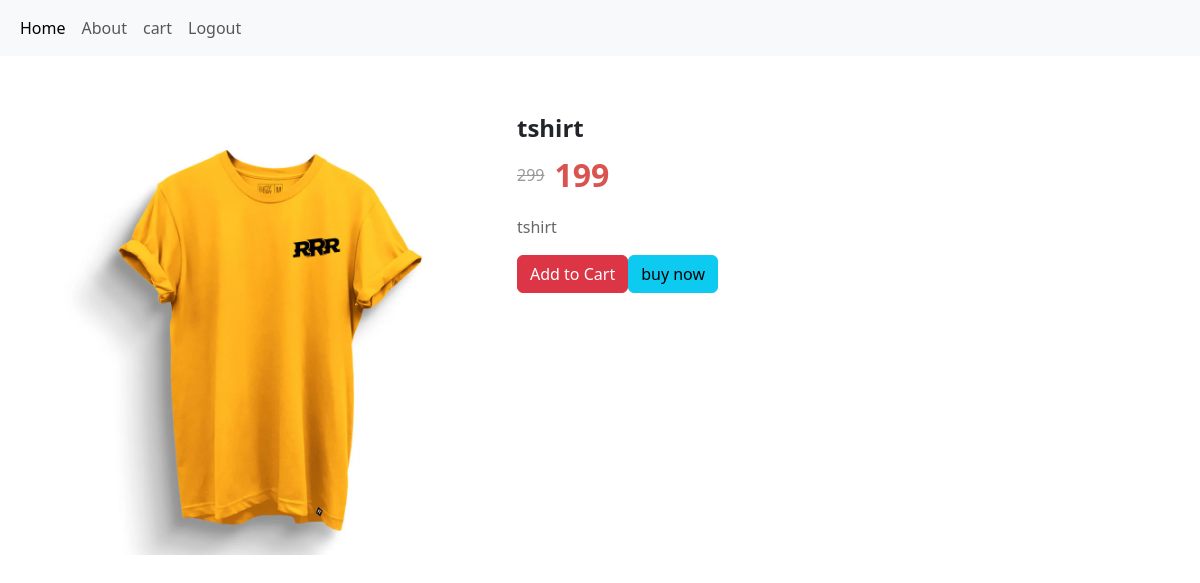
The page /view_product/2 on the database its author committed.
### textileapp/models.py (models this page shows)
class Product(models.Model):
    pid=models.TextField()
    name=models.TextField()
    dis=models.TextField()
    price=models.IntegerField()
    offer_price=models.IntegerField()
    stock=models.IntegerField()
    img=models.FileField()

### textileapp/views.py (the view)
# urls.py: path('view_product/<pid>',views.view_product),
def view_product(req,pid):
    data=Product.objects.get(pk=pid)
    return render(req,'user/view_pro.html',{'product':data})

### template/user/view_pro.html (shortened to what this page needs)
<!DOCTYPE html>
<html lang="en">
<head>
    <link href="https://cdn.jsdelivr.net/npm/bootstrap@5.3.3/dist/css/bootstrap.min.css" rel="stylesheet">
</head>
<body>
    <nav class="navbar navbar-expand-sm bg-light navbar-light">
        <div class="container-fluid">
          <ul class="navbar-nav">
            <li class="nav-item">
              <a class="nav-link active" href="#">Home</a>
            </li>
            <li class="nav-item">
              <a class="nav-link" href="#">About</a>
            </li>
            <li class="nav-item">
              <a class="nav-link" href="cart">cart</a>
            </li>
            <li class="nav-item">
              <a class="nav-link " href="logout">Logout</a>
            </li>
          </ul>
        </div>
    </nav>
    <div class="container py-5">
        <div class="row">
            <div class="col-md-5 mb-4 mb-md-0">
                <img src="{{product.img.url}}" class="product-image" alt="{{product.name}}">
            </div>
            <div class="col-md-7">
                <h2 class="product-name">{{product.name}}</h2>
                <div class="d-flex align-items-center">
                    <span class="old-price">{{product.price}}</span>
                    <span class="offer-price">{{product.offer_price}}</span>
                </div>
                <p class="product-description mt-3">{{product.dis}}</p>
                <div class="d-flex ">
                    <a href="../add_to_cart/{{product.pk}}" class="btn btn-danger">Add to Cart</a>
                    <a href="../pro_buy/{{product.pk}}" class="btn btn-info">buy now</a>
                </div>
            </div>
        </div>
    </div>
</body>
</html>

### template/user/view_pro.html (style rules this page uses)
.product-image { max-width: 100%; height: auto; border-radius: 10px; }
.offer-price { font-size: 2em; color: #d9534f; font-weight: bold; }
.old-price { text-decoration: line-through; color: #999; margin-right: 10px; }
.product-description { font-size: 1em; color: #666; }
.product-name { font-size: 1.5em; font-weight: 600; margin-top: 10px; }

### rows shown on the page
Product: img (picture), name "tshirt", price "299", offer_price "199", dis "tshirt"
